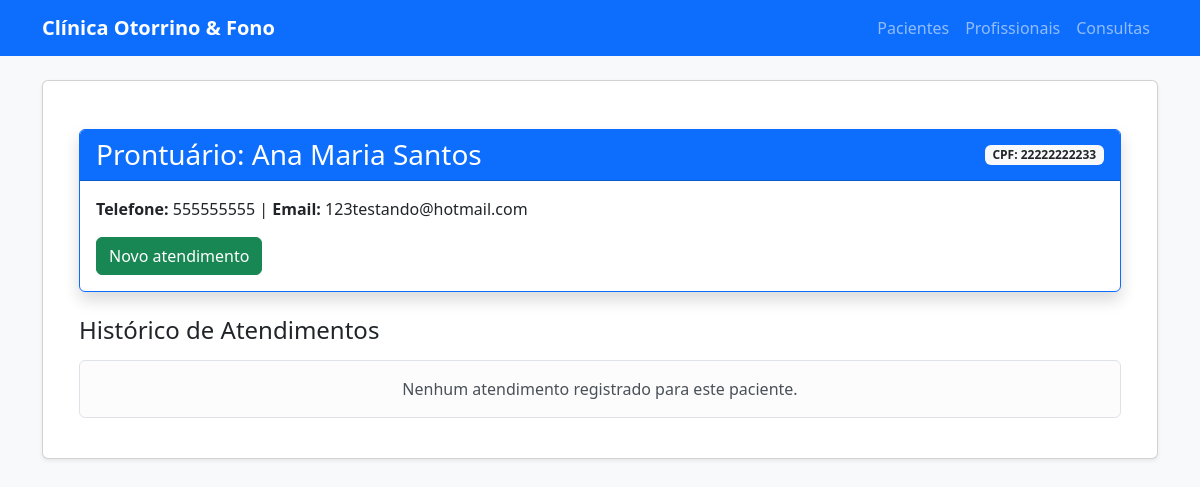
/logica/pacientes/prontuario/3/, run on the app's committed database.
### logica/models.py (models this page shows, shortened)
class Paciente (models.Model):
    nome = models.CharField(max_length=100)
    cpf = models.CharField(max_length=14)
    telefone = models.CharField(max_length=15)
    email = models.EmailField(blank=True, null=True)

### logica/views.py (the view)
# urls.py: path('pacientes/prontuario/<int:id>/', views.prontuario_paciente, name='prontuario_paciente'),
def prontuario_paciente(request, id):
    paciente = get_object_or_404(Paciente, id=id)
    historico = RegistroConsulta.objects.filter(paciente=paciente).order_by('-id')
    return render(request, 'logica/prontuario.html', {
        'paciente': paciente, 'historico': historico
    })

### logica/templates/logica/prontuario.html (shortened to what this page needs)
{% extends 'logica/base.html' %}
{% block content %}
<div class="container mt-4">
    <div class="card border-primary mb-4 shadow">
        <div class="card-header bg-primary text-white d-flex justify-content-between align-items-center">
            <h3 class="mb-0">Prontuário: {{ paciente.nome }}</h3>
            <span class="badge bg-light text-dark">CPF: {{ paciente.cpf }}</span>
        </div>
        <div class="card-body">
            <p><strong>Telefone:</strong> {{ paciente.telefone }} | <strong>Email:</strong> {{ paciente.email }}</p>
            <a href="{% url 'registrar_anamnese' paciente.id %}" class="btn btn-success">
                 Novo atendimento
            </a>
        </div>
    </div>
    <h4 class="mb-3">Histórico de Atendimentos</h4>
    {% if historico %}
        {% for registro in historico %}
            <div class="card mb-3 shadow-sm border-left-info">
                <div class="card-body">
                    <h5 class="card-title text-primary">
                        <i class="bi bi-calendar-check"></i> {{ registro.data_atendimento|date:"d/m/Y" }}
                    </h5>
                    <hr>
                    <div class="row">
                        <div class="col-md-6">
                            <p><strong>Anamnese:</strong><br> {{ registro.anamnese }}</p>
                            <p><strong>Avaliação Vocal:</strong><br> {{ registro.avaliacao_vocal }}</p>
                        </div>
                        <div class="col-md-6">
                            <p><strong>Diagnóstico:</strong><br> {{ registro.diagnostico }}</p>
                            <p><strong>Conduta:</strong><br> {{ registro.conduta }}</p>
                        </div>
                    </div>
                    {% if registro.observacoes %}
                        <div class="mt-2 p-2 bg-light border-start">
                            <small class="text-muted"><strong>Observações:</strong> {{ registro.observacoes }}</small>
                        </div>
                    {% endif %}
                    <div class="mt-3 pt-3 border-top d-flex gap-2">
                        <a href="{% url 'editar_atendimento' registro.id %}" class="btn btn-sm btn-outline-warning">
                            <i class="bi bi-pencil"></i> Editar
                        </a>
                        <a href="{% url 'excluir_atendimento' registro.id %}" class="btn btn-sm btn-outline-danger"
                           onclick="return confirm('Tem certeza que deseja excluir este registro clínico?')">
                            <i class="bi bi-trash"></i> Excluir
                        </a>
                </div>
            </div>
        {% endfor %}
    {% else %}
        <div class="alert alert-light border text-center">Nenhum atendimento registrado para este paciente.</div>
    {% endif %}
</div>
{% endblock %}

### data on the page
Paciente: nome "Ana Maria Santos", cpf "22222222233", telefone "555555555", email "123testando@hotmail.com"
